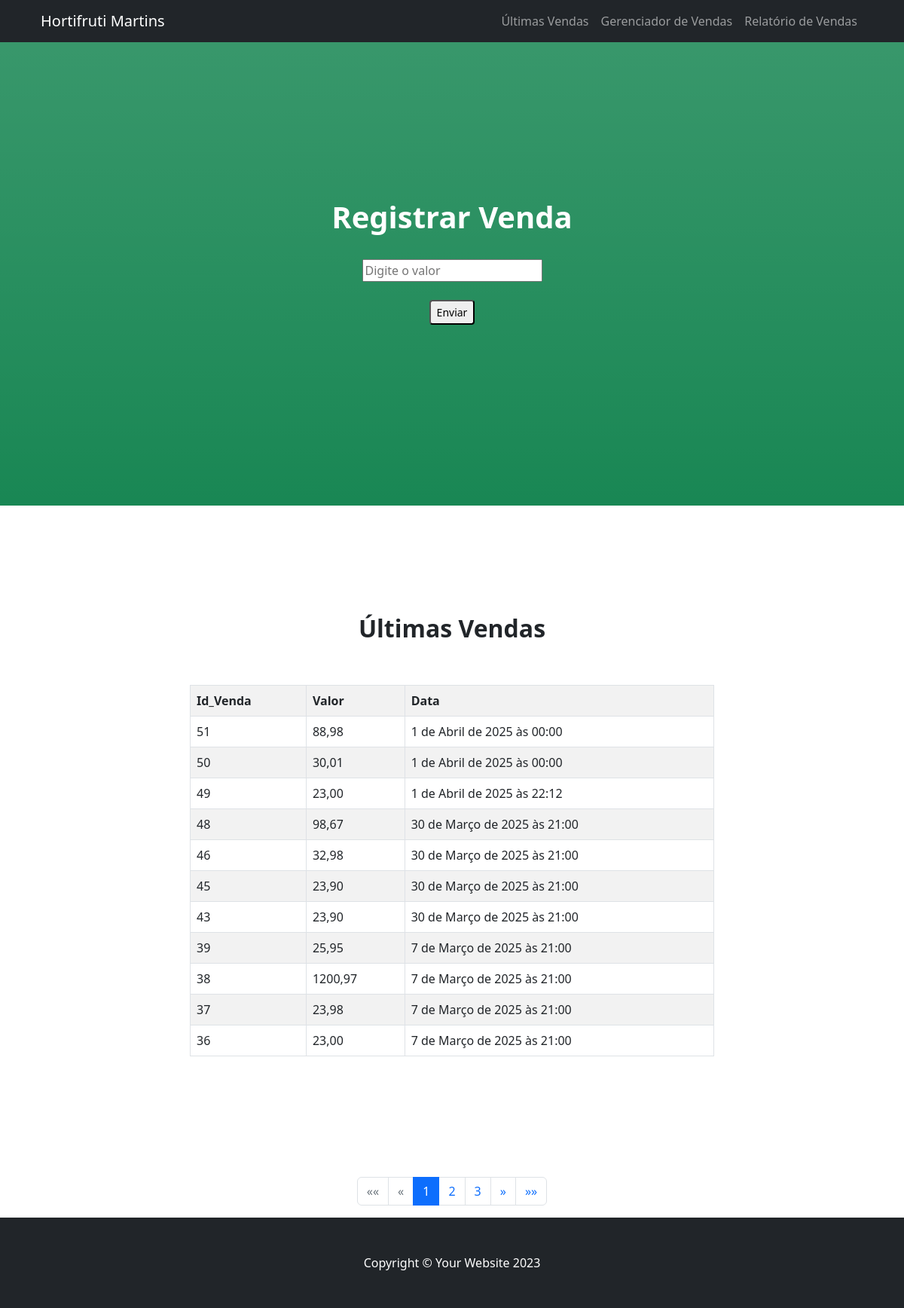
The page / on the database its author committed.
### hortifruti/models.py (models this page shows)
class VendasModel(models.Model):
    id_venda = models.AutoField(primary_key=True)
    valor = models.DecimalField(max_digits=10, decimal_places=2)
    data = models.DateTimeField(auto_now_add=True)

### hortifruti/views.py (the view)
# urls.py: path('', views.index, name='index'),
def index(request):
    context = repository.listarUltimasVendas(request)
    return render(request, 'index.html', context)

### hortifruti/repository.py (called while the page is built)
  def listarUltimasVendas(self, request):
        lista_vendas = VendasModel.objects.all().order_by('-id_venda')  # Ordena por ID decrescente
        paginator = Paginator(lista_vendas, 11)  # Você pode ajustar o número de itens por página
        page_number = request.GET.get('page')
        page_obj = paginator.get_page(page_number)
        context = {
            'vendas': page_obj,
            'paginator': paginator,
            'is_paginated': True,
        }
        return context

### hortifruti/templates/index.html (shortened to what this page needs)
{% load static %}
<!DOCTYPE html>
<html lang="pt-BR">
    <head>
        <link href={% static 'css/styles.css' %} rel="stylesheet" />
    </head>
    <body id="page-top">
        <nav class="navbar navbar-expand-lg navbar-dark bg-dark fixed-top" id="mainNav">
            <div class="container px-4">
                <a class="navbar-brand" href="#page-top">Hortifruti Martins</a>
                <div class="collapse navbar-collapse" id="navbarResponsive">
                    <ul class="navbar-nav ms-auto">
                        <li class="nav-item"><a class="nav-link" href="#about">Últimas Vendas</a></li>
                        <li class="nav-item"><a class="nav-link" href="{% url 'gerenciador_Page'%}">Gerenciador de Vendas</a></li>
                        <li class="nav-item"><a class="nav-link" href="{% url 'relatorio_Page'%}">Relatório de Vendas</a></li>
                    </ul>
                </div>
            </div>
        </nav>
        <header class=" bg-success bg-gradient text-white" style="padding: 20% 0;">
            <form action="{% url 'registrar_vendas'%}" method="post">
             <div class="container px-4 text-center">
                <br>
                <h1 class="fw-bolder text-center">Registrar Venda</h1>
                <br>
                <input name="valor" type="number" step="0.01" min="0" placeholder="Digite o valor" required>
                <br>
                <br>
                <button class="form-control-sm" href>Enviar</button>
             </div>
            </form>
        </header>
        <section id="about">
            <div class="container px-4">
                <div class="row gx-4 justify-content-center">
                    <div class="col-lg-8">
                        <h2 class="text-center"><strong>Últimas Vendas</strong></h2>
                        <br>
                        <br>
                        <div class="container">
                            <table class="table table-bordered table-striped">
                                <tr>
                                    <th>Id_Venda</th>
                                    <th>Valor</th>
                                    <th>Data</th>
                                </tr>
                                {% for venda in vendas %}
                                <tr>
                                    <td>{{venda.id_venda}}</td>
                                    <td>{{venda.valor}}</td>
                                    <td>{{venda.data}}</td>
                                </tr>
                                {%endfor%}
                            </table>
                        </div>
                    </div>
                </div>
            </div>
        </section>
        {% if is_paginated %}
<nav aria-label="Navegação de páginas">
    <ul class="pagination justify-content-center">
        {% if vendas.has_previous %}
            <li class="page-item">
                <a class="page-link" href="?page=1" aria-label="Primeira">
                    <span aria-hidden="true">&laquo;&laquo;</span>
                </a>
            </li>
            <li class="page-item">
                <a class="page-link" href="?page={{ vendas.previous_page_number }}" aria-label="Anterior">
                    <span aria-hidden="true">&laquo;</span>
                </a>
            </li>
        {% else %}
            <li class="page-item disabled">
                <a class="page-link" href="#" aria-label="Primeira">
                    <span aria-hidden="true">&laquo;&laquo;</span>
                </a>
            </li>
            <li class="page-item disabled">
                <a class="page-link" href="#" aria-label="Anterior">
                    <span aria-hidden="true">&laquo;</span>
                </a>
            </li>
        {% endif %}
        {% for num in vendas.paginator.page_range %}
            {% if vendas.number == num %}
                <li class="page-item active"><a class="page-link" href="?page={{ num }}">{{ num }}</a></li>
            {% elif num > vendas.number|add:'-3' and num < vendas.number|add:'3' %}
                <li class="page-item"><a class="page-link" href="?page={{ num }}">{{ num }}</a></li>
            {% endif %}
        {% endfor %}
        {% if vendas.has_next %}
            <li class="page-item">
                <a class="page-link" href="?page={{ vendas.next_page_number }}" aria-label="Próxima">
                    <span aria-hidden="true">&raquo;</span>
                </a>
            </li>
            <li class="page-item">
                <a class="page-link" href="?page={{ vendas.paginator.num_pages }}" aria-label="Última">
                    <span aria-hidden="true">&raquo;&raquo;</span>
                </a>
            </li>
        {% endif %}
    </ul>
</nav>
{% endif %}
        <footer class="py-5 bg-dark">
            <div class="container px-4"><p class="m-0 text-center text-white">Copyright &copy; Your Website 2023</p></div>
        </footer>
    </body>
</html>

### rows shown on the page
VendasModel: id_venda "51", valor "88,98", data "1 de Abril de 2025 às 00:00"
VendasModel: id_venda "50", valor "30,01", data "1 de Abril de 2025 às 00:00"
VendasModel: id_venda "49", valor "23,00", data "1 de Abril de 2025 às 22:12"
VendasModel: id_venda "48", valor "98,67", data "30 de Março de 2025 às 21:00"
VendasModel: id_venda "46", valor "32,98", data "30 de Março de 2025 às 21:00"
VendasModel: id_venda "45", valor "23,90", data "30 de Março de 2025 às 21:00"
VendasModel: id_venda "43", valor "23,90", data "30 de Março de 2025 às 21:00"
VendasModel: id_venda "39", valor "25,95", data "7 de Março de 2025 às 21:00"
VendasModel: id_venda "38", valor "1200,97", data "7 de Março de 2025 às 21:00"
VendasModel: id_venda "37", valor "23,98", data "7 de Março de 2025 às 21:00"
VendasModel: id_venda "36", valor "23,00", data "7 de Março de 2025 às 21:00"

### other values the page prints
{{ num }} "1"
{{ num }} "2" "3"
